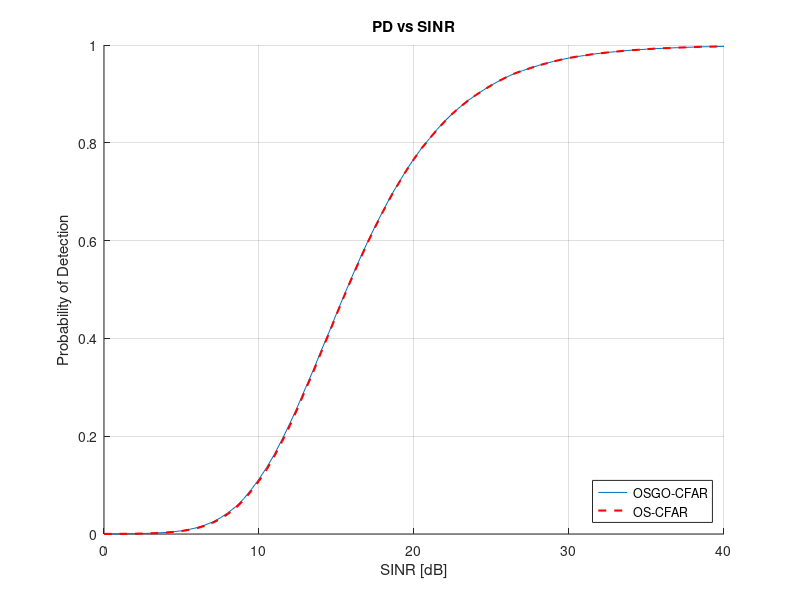

This chart was generated by the following MATLAB code:
%% File information
% Written by M. Y. Martin (MRTMOG014)
% EEE4022S (2018)
% PD_vs_SINR_OS_OSGO.m: Generate PD vs SINR ROC for OS-, OSGO-CFAR

%% Setup and Inputs
clc;
close all;
clear;

% define inputs and parameters
D = 800;                                % length of data; number of samples
N = 16;                                 % length of window
j = 1i;                                 % use j as sqrt(-1)
PFA_desired = 10^-6;                    % desired PFA
k_factor = round(3*N/4);                % OS-CFAR k-factor
k_OSGO = round(5*N/12);
SNR_dB = 0:0.5:40;                      % SNR range in Decibels
SNR = 10.^(SNR_dB./10);                 % Decibels to linear SNR
k = 10^6;

%% OSGO-CFAR Setup and Constant

OSGO_a = 12.85;                        	% for PFA = 10^-6, N = 32
OSGO_PD_matrix = zeros(length(SNR),1);
OSGO_false_alarms = 0;

%% OS-CFAR Setup and Constant

OS_a = 20.9542;                         % for PFA = 10^-6, N = 32
OS_PD_matrix = OSGO_PD_matrix;
OS_false_alarms = 0;

%% Create noise

% complex Gaussian noise (I + jQ)/sqrt(2)
lagging_window = (randn(N/2,k) + j.*randn(N/2,k))/sqrt(2); % (N/2)xk

% complex Gaussian noise (I + jQ)/sqrt(2)
leading_window = (randn(N/2,k) + j.*randn(N/2,k))/sqrt(2); % (N/2)xk

%% Algorithm Thresholds

% OSGO threshold
% determine which ordered window's mean is larger, then add those cell entries into OSGO_g array
OSGO_lag_sorted = sort(real(lagging_window).^2 + imag(lagging_window).^2,1,'ascend');
OSGO_lead_sorted = sort(real(leading_window).^2 + imag(leading_window).^2,1,'ascend');
OSGO_diff = OSGO_lead_sorted(k_OSGO,:) - OSGO_lag_sorted(k_OSGO,:);
OSGO_lag_greater = find(OSGO_diff < 0);
OSGO_lead_greater = find(OSGO_diff >= 0);
OSGO_g(OSGO_lead_greater) = OSGO_lead_sorted(k_OSGO,OSGO_lead_greater);
OSGO_g(OSGO_lag_greater) = OSGO_lag_sorted(k_OSGO,OSGO_lag_greater);

OSGO_T = OSGO_a.*OSGO_g;

% OS threshold    
ref_cells = [lagging_window.', leading_window.'].';     % transpose and add windows into one matrix
OS_sorted = sort(real(ref_cells).^2 + imag(ref_cells).^2,1,'ascend');
OS_g = OS_sorted(k_factor,:);                           % assign g based on OS k-factor

OS_T = OS_a.*OS_g;

%% Algorithm PFAs
% H0 hypothesis (noise only)
H0 = (randn(1,k) + j*randn(1,k))/sqrt(2);

% OSGO false alarms
new_false_alarms = length(find(((real(H0).^2 + imag(H0).^2) - OSGO_T) > 0));
OSGO_false_alarms = OSGO_false_alarms + new_false_alarms;   % add up false alarms across all iterations

% OS false alarms
new_false_alarms = length(find(((real(H0).^2 + imag(H0).^2) - OS_T) > 0));
OS_false_alarms = OS_false_alarms + new_false_alarms;   % add up false alarms across all iterations

%% Algorithm PDs

for snr = 1:length(SNR)
    % H1 hypothesis (target and noise)
    H1 = H0 + ((randn(1,k) + j.*randn(1,k))/sqrt(2)).*sqrt(SNR(snr));

% OSGO detections
    new_detections = find(((real(H1).^2 + imag(H1).^2) - OSGO_T) > 0);
    OSGO_PD_matrix(snr,1) = length(new_detections)./k;   % add new PD to PD_matrix

% OS detections
    new_detections = find(((real(H1).^2 + imag(H1).^2) - OS_T) > 0);
    OS_PD_matrix(snr,1) = length(new_detections)./k;   % add new PD to PD_matrix
end

%% Plots and Results    
figure;
title('PD vs SINR');
xlabel('SINR [dB]');
ylabel('Probability of Detection');
grid on;
hold on;
plot(SNR_dB,OSGO_PD_matrix,'-',SNR_dB,OS_PD_matrix,'--r','LineWidth',1.5);
SNR_vs_PD_legend = legend('OSGO-CFAR','OS-CFAR');
set(SNR_vs_PD_legend,'Location','SouthEast');

% fig = gcf;
% fig.PaperUnits = 'inches';
% fig.PaperPosition = [0 0 5 2.5];
% print('-depsc','-r0','C:\Users\mrtmo\Desktop\UCT\EEE4022S\Report\Images\OSGO_roc')
